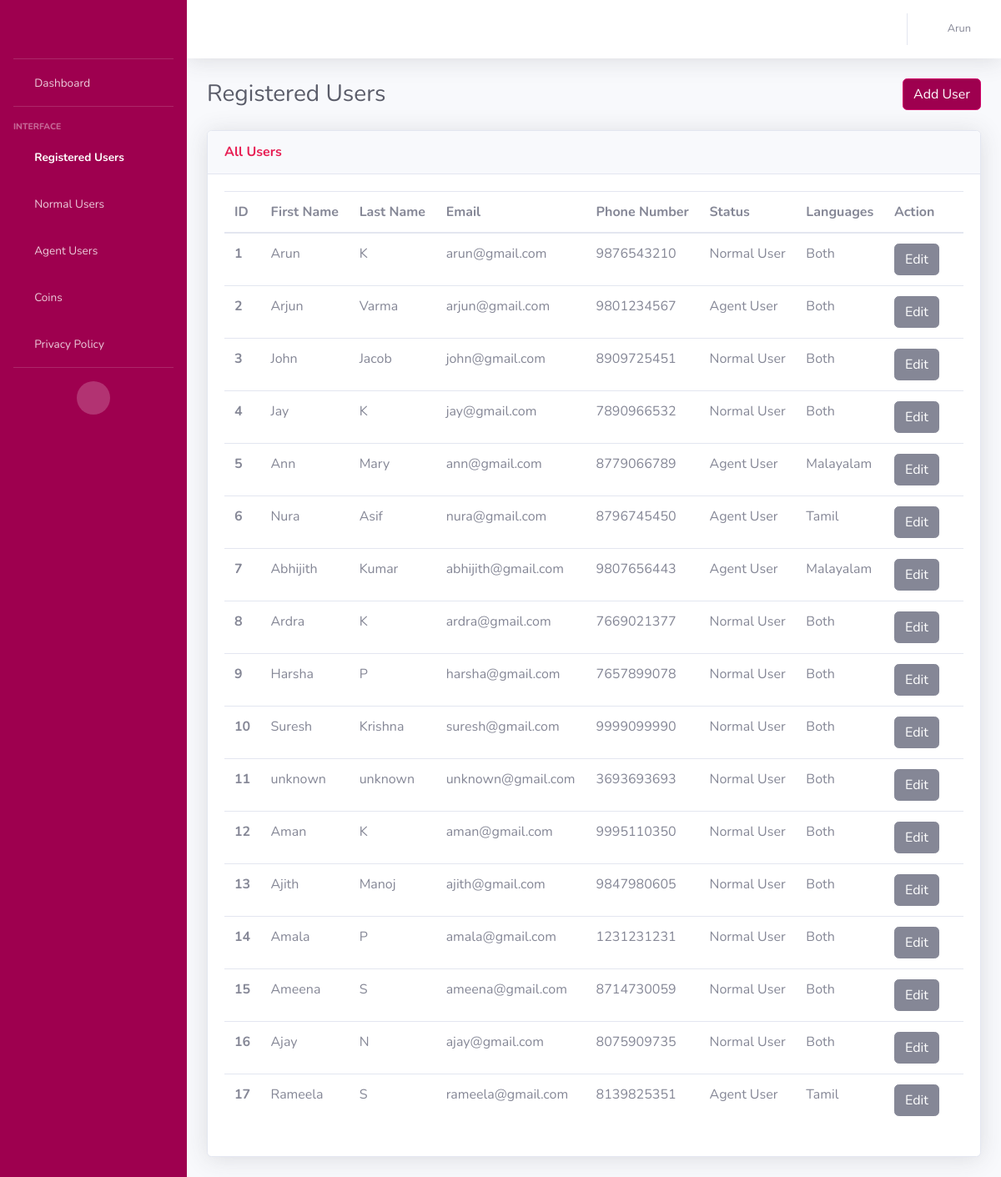
Screenshot of /users (signed in) with the database file from the repository.
### AdminApp/models.py (models this page shows, shortened)
class CustomerModel(models.Model):
    NORMAL_USER = 'Normal User'
    AGENT_USER = 'Agent User'
    USER_STATUS_CHOICES = [
        (NORMAL_USER, 'Normal User'),
        (AGENT_USER, 'Agent User'),
    ]
    BOTH = 'Both'
    MALAYALAM = 'Malayalam'
    TAMIL = 'Tamil'
    LANGUAGE_CHOICES = [
        (BOTH, 'Both'),
        (MALAYALAM, 'Malayalam'),
        (TAMIL, 'Tamil'),
    ]
    MALE = 'Male'
    FEMALE = 'Female'
    GENDER_CHOICES = [
        (MALE, 'Male'),
        (FEMALE, 'Female')
    ]
    customer_id = models.AutoField(primary_key=True)
    customer_first_name = models.CharField(max_length=100, default="unknown")
    customer_last_name = models.CharField(max_length=100, default="unknown")
    customer_email = models.EmailField(default="unknown")
    customer_contact = models.CharField(max_length=50)
    gender = models.CharField(
        max_length=20,
        choices=GENDER_CHOICES,
        null=True
    )
    status = models.CharField(
        max_length=20,
        choices=USER_STATUS_CHOICES,
        default=NORMAL_USER,
    )
    is_online = models.BooleanField(default=False)
    languages = models.CharField(
        max_length=20,
        choices=LANGUAGE_CHOICES,
        default=BOTH,
    )
    is_existing = models.BooleanField(default=False)
    adhaar_no = models.CharField(max_length=50, default="unknown")
    rating = models.IntegerField()
    terms_conditions = models.BooleanField(default=False)
    customer_password = models.CharField(max_length=100)
    @property
    def rating(self):
        from .models import RatingModel
        rating = RatingModel.objects.filter(agent=self).aggregate(Avg('ratings')).get('ratings__avg')
        return rating if rating is not None else 0

### AdminApp/views.py (the view, shortened to what this page needs)
# urls.py: path('users', views.registered_users, name='users'),
def registered_users(request):
    username = request.session.get('user', None)
    if username is None:
        return redirect('/login')
    else:
        users = CustomerModel.objects.all()
    return render(request, 'registered_users.html', {'users': users, 'username': username})

### templates/registered_users.html (shortened to what this page needs)
<!DOCTYPE html>
<html lang="en">
<head>
    {% load static %}
    <link href="{% static 'vendor/fontawesome-free/css/all.min.css' %}" rel="stylesheet" type="text/css">
    <link href="{% static 'css/sb-admin-2.min.css' %}" rel="stylesheet">
</head>
<body id="page-top">
    <div id="wrapper">
        <ul class="navbar-nav bg-gradient-primary sidebar sidebar-dark accordion" id="accordionSidebar">
            <a class="sidebar-brand d-flex align-items-center justify-content-center" href="{% url 'home' %}">
                <div class="logo" style="background-image: url({% static 'img/call-match.png' %});"></div>
            </a>
            <hr class="sidebar-divider my-0">
            <li class="nav-item ">
                <a class="nav-link" href="{% url 'home' %}">
                    <i class="fas fa-fw fa-tachometer-alt"></i>
                    <span>Dashboard</span></a>
            </li>
            <hr class="sidebar-divider">
            <div class="sidebar-heading">
                Interface
            </div>
            <li class="nav-item active">
                <a class="nav-link" href="{% url 'users' %}">
                    <i class="fas fa-fw fa-table"></i>
                    <span>Registered Users</span></a>
            </li>
            <li class="nav-item">
                <a class="nav-link collapsed" href="#" data-toggle="collapse" data-target="#collapseUtilities"
                    aria-expanded="true" aria-controls="collapseUtilities">
                    <i class="fas fa-fw fa-users"></i>
                    <span>Normal Users</span>
                </a>
            </li>
            <li class="nav-item">
                <a class="nav-link collapsed" href="#" data-toggle="collapse" data-target="#collapseUtilities1"
                    aria-expanded="true" aria-controls="collapseUtilities1">
                    <i class="fas fa-fw fa-users"></i>
                    <span>Agent Users</span>
                </a>
            </li>
            <li class="nav-item">
                <a class="nav-link collapsed" href="#" data-toggle="collapse" data-target="#collapseUtilities2"
                    aria-expanded="true" aria-controls="collapseUtilities1">
                    <i class="fas fa-fw fa-coins"></i>
                    <span>Coins</span>
                </a>
            </li>
            <li class="nav-item">
                <a class="nav-link collapsed" href="{% url 'privacy-policy' %}"
                    aria-expanded="true" aria-controls="collapseUtilities1">
                    <i class="fas fa-fw fa-fingerprint"></i>
                    <span>Privacy Policy</span>
                </a>
            </li>
            <hr class="sidebar-divider">
            <div class="text-center d-none d-md-inline">
                <button class="rounded-circle border-0" id="sidebarToggle"></button>
            </div>
        </ul>
        <div id="content-wrapper" class="d-flex flex-column">
            <div id="content">
                <nav class="navbar navbar-expand navbar-light bg-white topbar mb-4 static-top shadow">
                    <ul class="navbar-nav ml-auto">
                        <li class="nav-item dropdown no-arrow">
                            <a class="nav-link dropdown-toggle" href="#" id="userDropdown" role="button"
                                data-toggle="dropdown" aria-haspopup="true" aria-expanded="false">
                                <i class="fas fa-fw fa-user"></i>
                                <span class="mr-2 d-none d-lg-inline text-gray-600 small">{{username}}</span>
                            </a>
                        </li>
                    </ul>
                </nav>
                <div class="container-fluid">
                    <div class="d-sm-flex align-items-center justify-content-between mb-4">
                        <h1 class="h3 mb-0 text-gray-800">Registered Users</h1>
                        <div>
                            <a href="{%url 'add_user' %}" class="btn btn-primary">Add User</a>
                        </div>
                    </div>
                    <div class="row">
                        <div class="col">
                            <div class="card shadow mb-4">
                                <div
                                    class="card-header py-3 d-flex flex-row align-items-center justify-content-between">
                                    <h6 class="m-0 font-weight-bold text-primary">All Users</h6>
                                </div>
                                <div class="card-body">
                                    <div class="table-responsive">
                                        <table class="table table-hover all-users">
                                          <thead>
                                            <tr>
                                              <th scope="col">ID</th>
                                              <th scope="col">First Name</th>
                                              <th scope="col">Last Name</th>
                                              <th scope="col">Email</th>
                                              <th scope="col">Phone Number</th>
                                              <th scope="col">Status</th>
                                              <th scope="col">Languages</th>
                                              <th scope="col">Action</th>
                                            </tr>
                                          </thead>
                                          <tbody>
                                          {% for user in users %}
                                            <tr>
                                               <th scope="row">{{ forloop.counter }}</th>
                                              <td>{{user.customer_first_name}}</td>
                                              <td>{{user.customer_last_name}}</td>
                                              <td>{{user.customer_email}}</td>
                                              <td>{{user.customer_contact}}</td>
                                              <td>
                                                <span id="status_text_{{ user.customer_id }}">{{ user.status }}</span>
                                              </td>
                                                <td>
                                                    <span id="languages_text_{{ user.customer_id }}">{{ user.languages }}</span>
                                                </td>
                                              <td>
                                                <button id="edit_button_{{ user.customer_id }}" class="btn btn-secondary" onclick="editStatus('{{ user.customer_id }}')">Edit</button>
                                                <form id="delete_form_{{ user.customer_id }}" method="POST" action="{% url 'delete_user' %}" style="display: inline;">
                                                    <i class="fas fa-trash" onclick="document.getElementById('delete_form_{{ user.customer_id }}').submit();" style="cursor: pointer;"></i>
                                                </form>
                                              </td>
                                            </tr>
                                          {% endfor %}
                                          </tbody>
                                        </table>
                                    </div>
                                </div>
                            </div>
                        </div>
                    </div>
                </div>
            </div>
        </div>
    </div>
</body>
</html>

### templates/registered_users.html (style rules this page uses)
.logo { height:2rem; width:8rem; background-position: center; background-size: cover; background-repeat: no-repeat; }

### rows the page displays
CustomerModel: customer_first_name "Arun", customer_last_name "K", customer_email "arun@gmail.com", customer_contact "9876543210", status "Normal User", languages "Both"
CustomerModel: customer_first_name "Arjun", customer_last_name "Varma", customer_email "arjun@gmail.com", customer_contact "9801234567", status "Agent User", languages "Both"
CustomerModel: customer_first_name "John", customer_last_name "Jacob", customer_email "john@gmail.com", customer_contact "8909725451", status "Normal User", languages "Both"
CustomerModel: customer_first_name "Jay", customer_last_name "K", customer_email "jay@gmail.com", customer_contact "7890966532", status "Normal User", languages "Both"
CustomerModel: customer_first_name "Ann", customer_last_name "Mary", customer_email "ann@gmail.com", customer_contact "8779066789", status "Agent User", languages "Malayalam"
CustomerModel: customer_first_name "Nura", customer_last_name "Asif", customer_email "nura@gmail.com", customer_contact "8796745450", status "Agent User", languages "Tamil"
CustomerModel: customer_first_name "Abhijith", customer_last_name "Kumar", customer_email "abhijith@gmail.com", customer_contact "9807656443", status "Agent User", languages "Malayalam"
CustomerModel: customer_first_name "Ardra", customer_last_name "K", customer_email "ardra@gmail.com", customer_contact "7669021377", status "Normal User", languages "Both"
CustomerModel: customer_first_name "Harsha", customer_last_name "P", customer_email "harsha@gmail.com", customer_contact "7657899078", status "Normal User", languages "Both"
CustomerModel: customer_first_name "Suresh", customer_last_name "Krishna", customer_email "suresh@gmail.com", customer_contact "9999099990", status "Normal User", languages "Both"
CustomerModel: customer_first_name "unknown", customer_last_name "unknown", customer_email "unknown@gmail.com", customer_contact "3693693693", status "Normal User", languages "Both"
CustomerModel: customer_first_name "Aman", customer_last_name "K", customer_email "aman@gmail.com", customer_contact "9995110350", status "Normal User", languages "Both"
CustomerModel: customer_first_name "Ajith", customer_last_name "Manoj", customer_email "ajith@gmail.com", customer_contact "9847980605", status "Normal User", languages "Both"
CustomerModel: customer_first_name "Amala", customer_last_name "P", customer_email "amala@gmail.com", customer_contact "1231231231", status "Normal User", languages "Both"
CustomerModel: customer_first_name "Ameena", customer_last_name "S", customer_email "ameena@gmail.com", customer_contact "8714730059", status "Normal User", languages "Both"
CustomerModel: customer_first_name "Ajay", customer_last_name "N", customer_email "ajay@gmail.com", customer_contact "8075909735", status "Normal User", languages "Both"
CustomerModel: customer_first_name "Rameela", customer_last_name "S", customer_email "rameela@gmail.com", customer_contact "8139825351", status "Agent User", languages "Tamil"
